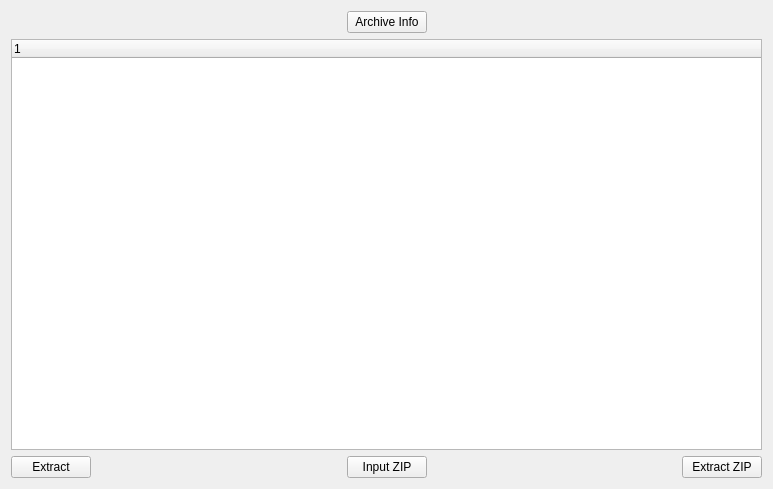
<?xml version="1.0" encoding="UTF-8"?>
<ui version="4.0">
 <class>Widget</class>
 <widget class="QWidget" name="Widget">
  <property name="geometry">
   <rect>
    <x>0</x>
    <y>0</y>
    <width>773</width>
    <height>489</height>
   </rect>
  </property>
  <property name="windowTitle">
   <string>Widget</string>
  </property>
  <layout class="QVBoxLayout" name="verticalLayout">
   <item>
    <layout class="QHBoxLayout" name="horizontalLayout_2">
     <item>
      <spacer name="horizontalSpacer_3">
       <property name="orientation">
        <enum>Qt::Horizontal</enum>
       </property>
       <property name="sizeHint" stdset="0">
        <size>
         <width>40</width>
         <height>20</height>
        </size>
       </property>
      </spacer>
     </item>
     <item>
      <widget class="QPushButton" name="archInfo">
       <property name="text">
        <string>Archive Info</string>
       </property>
      </widget>
     </item>
     <item>
      <spacer name="horizontalSpacer_4">
       <property name="orientation">
        <enum>Qt::Horizontal</enum>
       </property>
       <property name="sizeHint" stdset="0">
        <size>
         <width>40</width>
         <height>20</height>
        </size>
       </property>
      </spacer>
     </item>
    </layout>
   </item>
   <item>
    <widget class="QTreeWidget" name="treeWidget">
     <column>
      <property name="text">
       <string notr="true">1</string>
      </property>
     </column>
    </widget>
   </item>
   <item>
    <layout class="QHBoxLayout" name="horizontalLayout">
     <item>
      <widget class="QPushButton" name="extractButton">
       <property name="text">
        <string>Extract</string>
       </property>
      </widget>
     </item>
     <item>
      <spacer name="horizontalSpacer">
       <property name="orientation">
        <enum>Qt::Horizontal</enum>
       </property>
       <property name="sizeHint" stdset="0">
        <size>
         <width>40</width>
         <height>20</height>
        </size>
       </property>
      </spacer>
     </item>
     <item>
      <widget class="QPushButton" name="pushButton">
       <property name="text">
        <string>Input ZIP</string>
       </property>
      </widget>
     </item>
     <item>
      <spacer name="horizontalSpacer_2">
       <property name="orientation">
        <enum>Qt::Horizontal</enum>
       </property>
       <property name="sizeHint" stdset="0">
        <size>
         <width>40</width>
         <height>20</height>
        </size>
       </property>
      </spacer>
     </item>
     <item>
      <widget class="QPushButton" name="extractZIP">
       <property name="text">
        <string>Extract ZIP</string>
       </property>
      </widget>
     </item>
    </layout>
   </item>
  </layout>
 </widget>
 <resources/>
 <connections/>
</ui>
